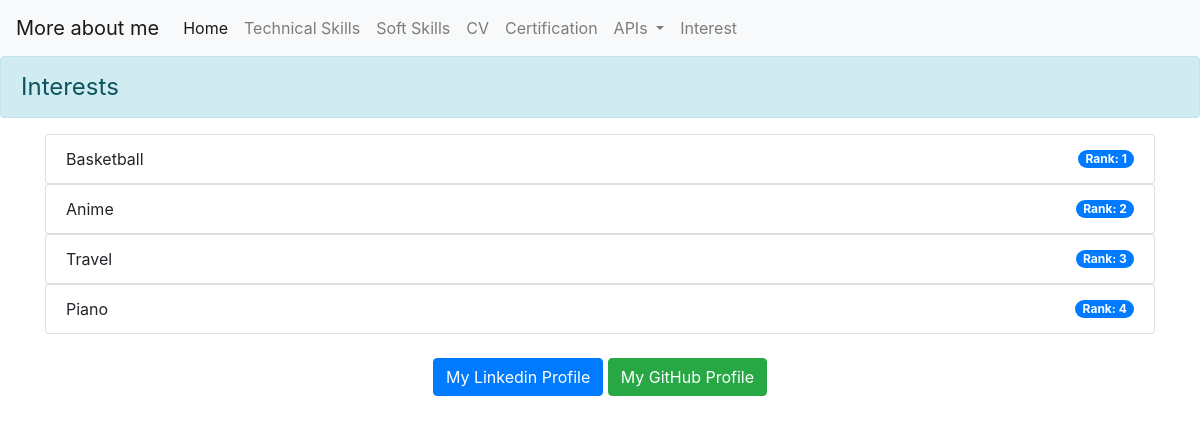
The page /Interest/ on the database its author committed.
### Interest/models.py (models this page shows, shortened)
class Interest(models.Model):
    Hobby = models.CharField(max_length=100)
    slug = models.SlugField()
    rank = models.PositiveSmallIntegerField()
    date = models.DateTimeField()

### Interest/views.py (the view)
# urls.py: path('',views.interest_list),
def interest_list(request):
    hobbies=Interest.objects.all().order_by('rank')
    return render( request,'Interest/interest_list.html',{'Interest':hobbies} )

### Interest/templates/Interest/interest_list.html
{% extends 'base_layer.html' %}
{% block content %}
<body>
    <div class="alert alert-info" role="alert" style="font-size:x-large;">
        Interests
    </div>
    <div class="container marketing">
    <div class="Interest">
        <ul class="list-group">
        {% for hobby in Interest %}
            <div class="hobby">
                <li class="list-group-item d-flex justify-content-between align-items-center"></lili>
                {{hobby.Hobby}}
                <span class="badge badge-primary badge-pill">Rank: {{hobby.rank}}</span>
                </li>
            </div>
        {% endfor %}
        </ul>
    </div>
    </div>
</body>
{% endblock %}

### rows shown on the page
Interest: Hobby "Basketball", rank "1"
Interest: Hobby "Anime", rank "2"
Interest: Hobby "Travel", rank "3"
Interest: Hobby "Piano", rank "4"
